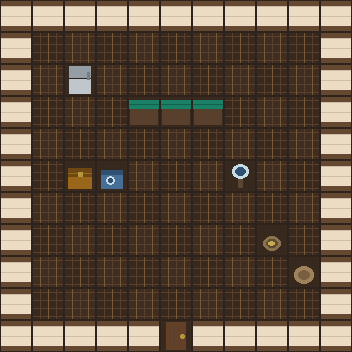

A 2D game scene composited from a Tiled map and its tileset images. What follows is a short description and the map's XML, with every tile layer's data as written:
An orthogonal 11x11 tile map with 32x32 px tiles, 2 tile layers (Floor, Objects).

<map version="1.10" tiledversion="1.11.2" orientation="orthogonal" renderorder="right-down" width="11" height="11" tilewidth="32" tileheight="32" infinite="0" nextlayerid="3" nextobjectid="1">
 <tileset firstgid="1" source="interiors.tsx" />
 <layer id="1" name="Floor" width="11" height="11">
  <data encoding="csv">
0,0,0,0,0,0,0,0,0,0,0,0,1,2,1,2,1,2,1,2,1,0,0,2,1,2,1,2,1,2,1,2,0,0,1,2,1,2,1,2,1,2,1,0,0,2,1,2,1,2,1,2,1,2,0,0,1,2,1,2,1,2,1,2,1,0,0,2,1,2,1,2,1,2,1,2,0,0,1,2,1,2,1,2,1,2,1,0,0,2,1,2,1,2,1,2,1,2,0,0,1,2,1,2,1,2,1,2,1,0,0,0,0,0,0,0,0,0,0,0,0
  </data>
 </layer>
 <layer id="2" name="Objects" width="11" height="11">
  <data encoding="csv">
3,3,3,3,3,3,3,3,3,3,3,3,0,0,0,0,0,0,0,0,0,3,3,0,6,0,0,0,0,0,0,0,3,3,0,0,0,5,14,5,0,0,0,3,3,0,0,0,0,0,0,0,0,0,3,3,0,7,15,0,0,0,18,0,0,3,3,0,0,0,0,0,0,0,0,0,3,3,0,0,0,0,0,0,0,16,0,3,3,0,0,0,0,0,0,0,0,17,3,3,0,0,0,0,0,0,0,0,0,3,3,3,3,3,3,4,3,3,3,3,3
  </data>
 </layer>
</map>
